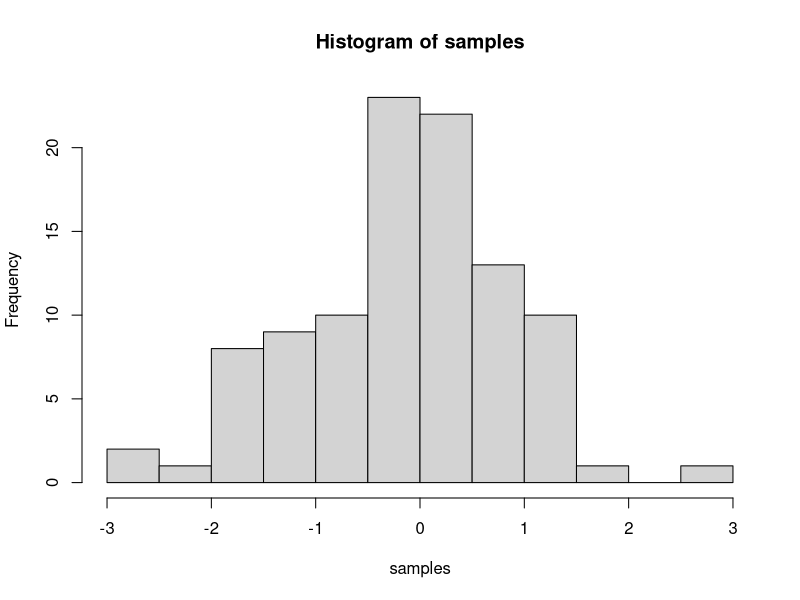
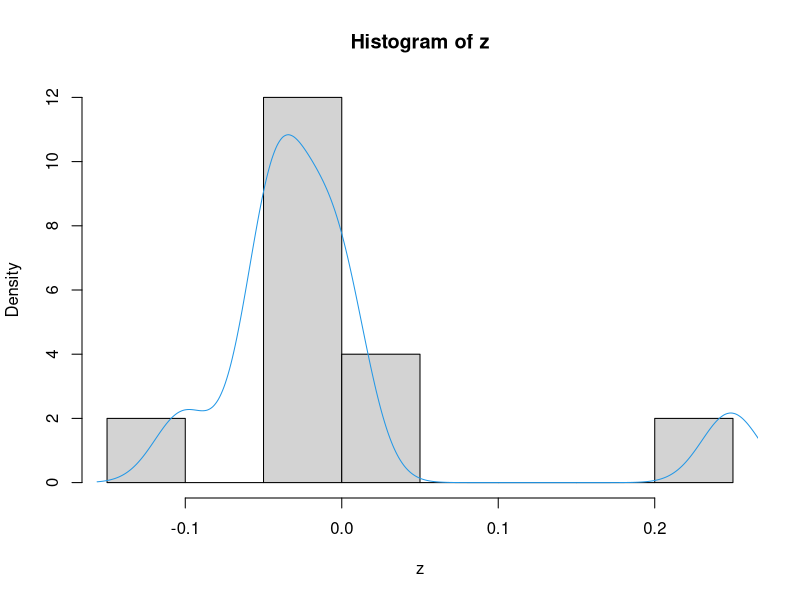

These charts were generated, in order, by the following R code:
## ---- chunk 1
knitr::opts_chunk$set(message=FALSE,warning=FALSE, cache=TRUE)
## ---- chunk 2
15+20
12*12 # * is multiplication sign.
126/3 # / is division sign.
(2+5+4)/5
## ---- chunk 3
samples <- rnorm(100, mean=0, sd=1)
hist(samples)
## ---- chunk 4
1+2
2*5
5/3
(1+6+4)/5

## ---- chunk 5
a<-1
b<-2
a+b

d<-c(1,2,3)
e<-c(5,6,7)
d+e
d*e
d/e

## ---- chunk 6
# for loop solution
# i becomes the number 1 to 100 at each step of the loop


a <- length(100) # make empty variable, set length to 100
for (i in 1:100){
  a[i] <-i #assigns the number in i, to the ith index of a
}

print(a)

# for loop solution #2

a<-c() #create empty variable using combine command
for (i in 1:100){
  a<-c(a,i) # keeps combining a with itself and the new number in i
}
print(a)

# seq solution
a <- seq(1,100,1) # look up help for seq using ?seq() in console
print(a)

## ---- chunk 7
z<-rnorm(10,0,0.1)
hist(z,probability=TRUE)
lines(density(z),col=4)
(z+5)
summary(z) ### Give summary of the distribution
## ---- chunk 8
### It is true and I checked it for Bernoulli likelihood and
### normal prior distribution with variance=1. Albumin has 0 and 1.

Laplacealbumin<-function(y,E0,tol=1E-5,n=20)
{#MF 04/10/18
  z0<-E0
  d<-1
  for (i in 1:n)
  {if (abs(d)>tol)
  {ez<-exp(z0)
  pz<-ez/(1+ez)
  f<-y-(z0-E0)-pz
  fd<--(1+pz*(1-pz))
  d<-f/fd
  z0<-z0-d
  }
  }
  mean<-z0
  var<- -1/fd
  return(list(E1=mean,V1=var))
}

Laplacealbumin(y=1,E0=0,tol=1E-5,n=20)
## ---- chunk 9
## Simple function to find the mean and the variance for 
## set of data.

f<-function(x,n)
{
  xbar<-mean(x)
  n<-length(x)
  ss<-sum((x-xbar)^2)
  v<-ss/(n-1)
  return(list(xbar,v))
}

x<-c(1:3)
f(x,n)
